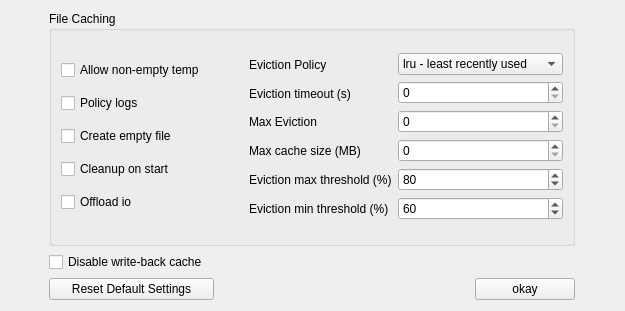
<?xml version="1.0" encoding="UTF-8"?>
<ui version="4.0">
 <class>Form</class>
 <widget class="QWidget" name="Form">
  <property name="geometry">
   <rect>
    <x>0</x>
    <y>0</y>
    <width>625</width>
    <height>311</height>
   </rect>
  </property>
  <property name="windowTitle">
   <string>Form</string>
  </property>
  <layout class="QGridLayout" name="gridLayout">
   <item row="2" column="0">
    <widget class="QCheckBox" name="checkbox_libfuse_disableWriteback">
     <property name="text">
      <string>Disable write-back cache</string>
     </property>
    </widget>
   </item>
   <item row="4" column="0">
    <widget class="QPushButton" name="button_resetDefaultSettings">
     <property name="enabled">
      <bool>true</bool>
     </property>
     <property name="maximumSize">
      <size>
       <width>165</width>
       <height>16777215</height>
      </size>
     </property>
     <property name="layoutDirection">
      <enum>Qt::LeftToRight</enum>
     </property>
     <property name="text">
      <string>Reset Default Settings</string>
     </property>
     <property name="default">
      <bool>false</bool>
     </property>
    </widget>
   </item>
   <item row="4" column="1">
    <widget class="QPushButton" name="button_okay">
     <property name="maximumSize">
      <size>
       <width>100</width>
       <height>16777215</height>
      </size>
     </property>
     <property name="layoutDirection">
      <enum>Qt::RightToLeft</enum>
     </property>
     <property name="text">
      <string>okay</string>
     </property>
    </widget>
   </item>
   <item row="1" column="0" colspan="2">
    <widget class="QGroupBox" name="groupbox_fileCache">
     <property name="title">
      <string>File Caching</string>
     </property>
     <layout class="QGridLayout" name="gridLayout_2">
      <item row="0" column="0">
       <layout class="QVBoxLayout" name="verticalLayout_9">
        <item>
         <widget class="QCheckBox" name="checkbox_fileCache_allowNonEmptyTmp">
          <property name="text">
           <string>Allow non-empty temp</string>
          </property>
         </widget>
        </item>
        <item>
         <widget class="QCheckBox" name="checkbox_fileCache_policyLogs">
          <property name="text">
           <string>Policy logs</string>
          </property>
         </widget>
        </item>
        <item>
         <widget class="QCheckBox" name="checkbox_fileCache_createEmptyFile">
          <property name="text">
           <string>Create empty file</string>
          </property>
         </widget>
        </item>
        <item>
         <widget class="QCheckBox" name="checkbox_fileCache_cleanupStart">
          <property name="text">
           <string>Cleanup on start</string>
          </property>
         </widget>
        </item>
        <item>
         <widget class="QCheckBox" name="checkbox_fileCache_offloadIO">
          <property name="text">
           <string>Offload io</string>
          </property>
         </widget>
        </item>
       </layout>
      </item>
      <item row="0" column="1">
       <layout class="QHBoxLayout" name="horizontalLayout_7">
        <item>
         <layout class="QVBoxLayout" name="verticalLayout_8">
          <item>
           <widget class="QLabel" name="label_14">
            <property name="text">
             <string>Eviction Policy</string>
            </property>
           </widget>
          </item>
          <item>
           <widget class="QLabel" name="label_15">
            <property name="text">
             <string>Eviction timeout (s)</string>
            </property>
           </widget>
          </item>
          <item>
           <widget class="QLabel" name="label_16">
            <property name="text">
             <string>Max Eviction</string>
            </property>
           </widget>
          </item>
          <item>
           <widget class="QLabel" name="label_17">
            <property name="text">
             <string>Max cache size (MB)</string>
            </property>
           </widget>
          </item>
          <item>
           <widget class="QLabel" name="label_18">
            <property name="text">
             <string>Eviction max threshold (%)</string>
            </property>
           </widget>
          </item>
          <item>
           <widget class="QLabel" name="label_19">
            <property name="text">
             <string>Eviction min threshold (%)</string>
            </property>
           </widget>
          </item>
         </layout>
        </item>
        <item>
         <layout class="QVBoxLayout" name="verticalLayout_7">
          <item>
           <widget class="QComboBox" name="dropDown_fileCache_evictionPolicy">
            <item>
             <property name="text">
              <string>lru - least recently used</string>
             </property>
            </item>
            <item>
             <property name="text">
              <string>lfu - least frequently used</string>
             </property>
            </item>
           </widget>
          </item>
          <item>
           <widget class="QSpinBox" name="spinBox_fileCache_evictionTimeout">
            <property name="maximum">
             <number>1000000</number>
            </property>
            <property name="singleStep">
             <number>10</number>
            </property>
           </widget>
          </item>
          <item>
           <widget class="QSpinBox" name="spinBox_fileCache_maxEviction">
            <property name="maximum">
             <number>1000000</number>
            </property>
            <property name="singleStep">
             <number>20</number>
            </property>
            <property name="value">
             <number>0</number>
            </property>
           </widget>
          </item>
          <item>
           <widget class="QSpinBox" name="spinBox_fileCache_maxCacheSize">
            <property name="maximum">
             <number>1000000</number>
            </property>
            <property name="singleStep">
             <number>100</number>
            </property>
           </widget>
          </item>
          <item>
           <widget class="QSpinBox" name="spinBox_fileCache_evictMaxThresh">
            <property name="maximum">
             <number>3000</number>
            </property>
            <property name="singleStep">
             <number>5</number>
            </property>
            <property name="value">
             <number>80</number>
            </property>
           </widget>
          </item>
          <item>
           <widget class="QSpinBox" name="spinBox_fileCache_evictMinThresh">
            <property name="maximum">
             <number>3000</number>
            </property>
            <property name="singleStep">
             <number>5</number>
            </property>
            <property name="value">
             <number>60</number>
            </property>
           </widget>
          </item>
         </layout>
        </item>
       </layout>
      </item>
     </layout>
    </widget>
   </item>
  </layout>
 </widget>
 <resources/>
 <connections/>
</ui>
